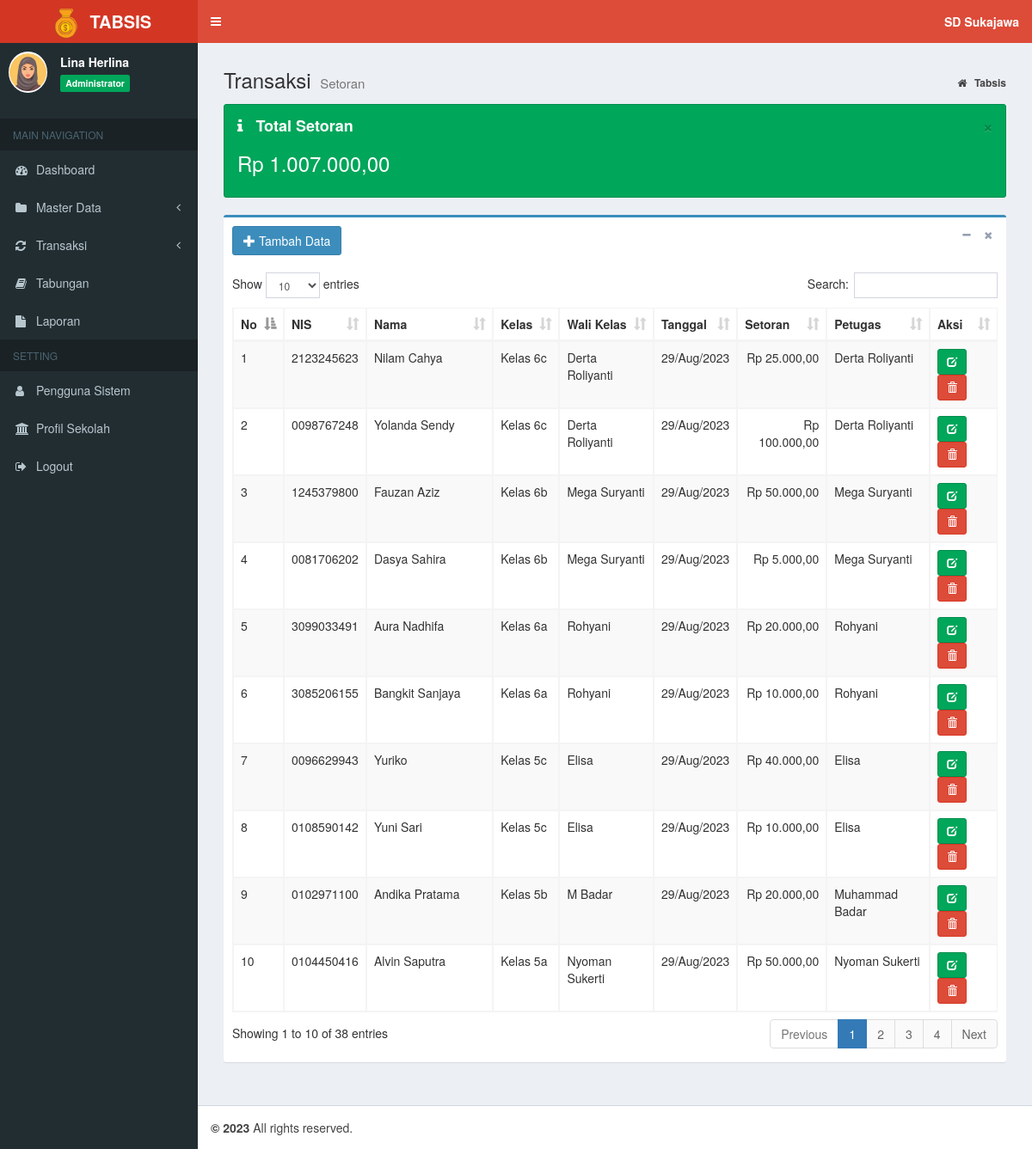
The app's page /index.php?page=data_setor (signed in) with its own data.
### tables this page shows
CREATE TABLE `tb_profil` (
  `id_profil` int(11) NOT NULL,
  `nama_sekolah` varchar(200) NOT NULL,
  `alamat` varchar(400) NOT NULL,
  `akreditasi` char(2) NOT NULL
);

CREATE TABLE `tb_siswa` (
  `nis` char(12) NOT NULL,
  `nama_siswa` varchar(40) NOT NULL,
  `jekel` enum('LK','PR') NOT NULL,
  `id_kelas` int(11) NOT NULL,
  `status` enum('Aktif','Lulus','Pindah') NOT NULL,
  `tgl_lahir` date NOT NULL
);

CREATE TABLE `tb_kelas` (
  `id_kelas` int(11) NOT NULL,
  `kelas` varchar(20) NOT NULL,
  `wl_kelas` varchar(20) NOT NULL
);

CREATE TABLE `tb_tabungan` (
  `id_tabungan` int(11) NOT NULL,
  `nis` char(12) NOT NULL,
  `setor` int(11) NOT NULL,
  `tarik` int(11) NOT NULL,
  `tgl` date NOT NULL,
  `jenis` enum('ST','TR') NOT NULL,
  `petugas` varchar(20) NOT NULL
);

### inc/rupiah.php (called while the page is built)
<?php
function rupiah($angka){
	$hasil_rupiah = "Rp " . number_format($angka,2,',','.');
	return $hasil_rupiah;
}

### petugas/setor/data_setor.php (the view, shortened to what this page needs)
<section class="content-header">
	<h1>
		Transaksi
		<small>Setoran</small>
	</h1>
	<ol class="breadcrumb">
		<li>
			<a href="index.php">
				<i class="fa fa-home"></i>
				<b>Tabsis</b>
			</a>
		</li>
	</ol>
</section>
<section class="content">
	<div class="alert alert-success alert-dismissible">
		<button type="button" class="close" data-dismiss="alert" aria-hidden="true">&times;</button>
		<h4>
			<i class="icon fa fa-info"></i> Total Setoran</h4>
		<?php
    		$sql = $koneksi->query("SELECT SUM(setor) as total  from tb_tabungan where jenis='ST'");
    		while ($data= $sql->fetch_assoc()) {
  		?>
		<h3>
			<?php echo rupiah($data['total']); }?>
		</h3>
	</div>
	<div class="box box-primary">
		<div class="box-header">
			<a href="?page=add_setor" class="btn btn-primary">
				<i class="glyphicon glyphicon-plus"></i> Tambah Data</a>
			<div class="box-tools pull-right">
				<button type="button" class="btn btn-box-tool" data-widget="collapse">
					<i class="fa fa-minus"></i>
				</button>
				<button type="button" class="btn btn-box-tool" data-widget="remove">
					<i class="fa fa-remove"></i>
				</button>
			</div>
		</div>
		<div class="box-body">
			<div class="table-responsive">
				<table id="example1" class="table table-bordered table-striped">
					<thead>
						<tr>
							<th>No</th>
							<th>NIS</th>
							<th>Nama</th>
							<th>Kelas</th>
							<th>Wali Kelas</th>
							<th>Tanggal</th>
							<th>Setoran</th>
							<th>Petugas</th>
							<th>Aksi</th>
						</tr>
					</thead>
					<tbody>
						<?php
                  $no = 1;
				  $sql = $koneksi->query("SELECT s.nis, s.nama_siswa,s.id_kelas, t.id_tabungan, t.setor, t.tgl, t.petugas, k.wl_kelas, k.kelas
				  FROM tb_siswa s
				  JOIN tb_tabungan t ON s.nis = t.nis
				  JOIN tb_kelas k ON s.id_kelas = k.id_kelas WHERE t.jenis = 'ST'
				   ORDER BY t.tgl DESC, t.id_tabungan DESC");
                  while ($data= $sql->fetch_assoc()) {
                ?>
						<tr>
							<td>
								<?php echo $no++; ?>
							</td>
							<td>
								<?php echo $data['nis']; ?>
							</td>
							<td>
								<?php echo $data['nama_siswa']; ?>
							</td>
							<td>
								<?php echo $data['kelas']; ?>
							</td>
							<td>
								<?php echo $data['wl_kelas']; ?>
							</td>
							<td>
								<?php  $tgl = $data['tgl']; echo date("d/M/Y", strtotime($tgl))?>
							</td>
							<td align="right">
								<?php echo rupiah($data['setor']); ?>
							</td>
							<td>
								<?php echo $data['petugas']; ?>
							</td>
							<td>
								<a href="?page=edit_setor&kode=<?php echo $data['id_tabungan']; ?>" title="Ubah"
								 class="btn btn-success btn-sm">
									<i class="glyphicon glyphicon-edit"></i>
								</a>
								<a href="?page=del_setor&kode=<?php echo $data['id_tabungan']; ?>" onclick="return confirm('Apakah anda yakin hapus data ini ?')"
								 title="Hapus" class="btn btn-danger btn-sm">
									<i class="glyphicon glyphicon-trash"></i>
							</td>
						</tr>
						<?php
                  }
                ?>
					</tbody>
				</table>
			</div>
		</div>
	</div>
</section>

### index.php (shortened to what this page needs)
<?php
    if (isset($_SESSION["ses_username"])==""){
		header("location: login.php");
    }else{
      $data_nama = $_SESSION["ses_nama"];
      $data_level = $_SESSION["ses_level"];
    }
    include "inc/koneksi.php";
	include "inc/rupiah.php";
	$sql = $koneksi->query("SELECT * from tb_profil");
	while ($data= $sql->fetch_assoc()) {
		$nama=$data['nama_sekolah'];
	}
?>
<!DOCTYPE html>
<html>
<head>
	<link rel="stylesheet" href="bootstrap/css/bootstrap.min.css">
	<link rel="stylesheet" href="https://cdnjs.cloudflare.com/ajax/libs/font-awesome/4.5.0/css/font-awesome.min.css">
	<link rel="stylesheet" href="https://cdnjs.cloudflare.com/ajax/libs/ionicons/2.0.1/css/ionicons.min.css">
	<link rel="stylesheet" href="plugins/datatables/dataTables.bootstrap.css">
	<link rel="stylesheet" href="plugins/select2/select2.min.css">
	<link rel="stylesheet" href="dist/css/AdminLTE.min.css">
	<link rel="stylesheet" href="dist/css/skins/_all-skins.min.css">
</head>
<body class="hold-transition skin-red sidebar-mini">
	<div class="wrapper">
		<header class="main-header">
			<a href="index.php" class="logo">
				<span class="logo-lg">
					<img src="dist/img/logo.png" width="45px">
					<b>TABSIS</b>
				</span>
			</a>
			<nav class="navbar navbar-static-top">
				<a href="#" class="sidebar-toggle" data-toggle="offcanvas" role="button">
				</a>
				<div class="navbar-custom-menu">
					<ul class="nav navbar-nav">
						<li class="dropdown messages-menu">
							<a class="dropdown-toggle" data-toggle="dropdown">
								<span>
									<b>
										<?= $nama; ?>
									</b>
								</span>
							</a>
						</li>
					</ul>
				</div>
			</nav>
		</header>
		<aside class="main-sidebar">
			<section class="sidebar">
				</<b>
				<div class="user-panel">
					<div class="pull-left image">
						<img src="dist/img/avatar.png" class="img-circle" alt="User Image">
					</div>
					<div class="pull-left info">
						<p>
							<?php echo $data_nama; ?>
						</p>
						<span class="label label-success">
							<?php echo $data_level; ?>
						</span>
					</div>
				</div>
				<ul class="sidebar-menu">
					<li class="header">MAIN NAVIGATION</li>
					<?php
          if ($data_level=="Administrator"){
        ?>
					<li class="treeview">
						<a href="?page=admin">
							<i class="fa fa-dashboard"></i>
							<span>Dashboard</span>
						</a>
					</li>
					<li class="treeview">
						<a href="#">
							<i class="fa fa-folder"></i>
							<span>Master Data</span>
							<span class="pull-right-container">
								<i class="fa fa-angle-left pull-right"></i>
							</span>
						</a>
					</li>
					<li class="treeview">
						<a href="#">
							<i class="fa fa-refresh"></i>
							<span>Transaksi</span>
							<span class="pull-right-container">
								<i class="fa fa-angle-left pull-right"></i>
							</span>
						</a>
					</li>
					<li class="treeview">
						<a href="?page=view_tabungan">
							<i class="fa fa-book"></i>
							<span>Tabungan</span>
						</a>
					</li>
					<li class="treeview">
						<a href="?page=laporan">
							<i class="fa fa-file"></i>
							<span>Laporan</span>
						</a>
					</li>
					<li class="header">SETTING</li>
					<li class="treeview">
						<a href="?page=MyApp/data_pengguna">
							<i class="fa fa-user"></i>
							<span>Pengguna Sistem</span>
						</a>
					</li>
					<li class="treeview">
						<a href="?page=MyApp/data_profil">
							<i class="fa fa-bank"></i>
							<span>Profil Sekolah</span>
						</a>
					</li>
					<?php
            }
          ?>
					<li>
						<a href="logout.php" onclick="return confirm('Anda yakin keluar dari aplikasi ?')">
							<i class="fa fa-sign-out"></i>
							<span>Logout</span>
						</a>
					</li>
			</section>
		</aside>
		<div class="content-wrapper">
			<section class="content">
				<?php
      if(isset($_GET['page'])){
          $hal = $_GET['page'];
          switch ($hal) {
              case 'data_setor':
                  include "petugas/setor/data_setor.php";
                  break;
          }
                        }
    ?>
			</section>
		</div>
		<footer class="main-footer">
			<strong> &copy;
				<a href=""></a>2023</strong> All rights reserved.
		</footer>
</body>
</html>

### records on screen
tb_profil: nama_sekolah "SD Sukajawa"
tb_siswa: nis "2123245623", nama_siswa "Nilam Cahya", id_kelas.kelas "Kelas 6c", id_kelas.wl_kelas "Derta Roliyanti", tb_tabungan.tgl "29/Aug/2023", tb_tabungan.setor "Rp 25.000,00", tb_tabungan.petugas "Derta Roliyanti"
tb_siswa: nis "0098767248", nama_siswa "Yolanda Sendy", id_kelas.kelas "Kelas 6c", id_kelas.wl_kelas "Derta Roliyanti", tb_tabungan.tgl "29/Aug/2023", tb_tabungan.setor "Rp 100.000,00", tb_tabungan.petugas "Derta Roliyanti"
tb_siswa: nis "1245379800", nama_siswa "Fauzan Aziz", id_kelas.kelas "Kelas 6b", id_kelas.wl_kelas "Mega Suryanti", tb_tabungan.tgl "29/Aug/2023", tb_tabungan.setor "Rp 50.000,00", tb_tabungan.petugas "Mega Suryanti"
tb_siswa: nis "0081706202", nama_siswa "Dasya Sahira", id_kelas.kelas "Kelas 6b", id_kelas.wl_kelas "Mega Suryanti", tb_tabungan.tgl "29/Aug/2023", tb_tabungan.setor "Rp 5.000,00", tb_tabungan.petugas "Mega Suryanti"
tb_siswa: nis "3099033491", nama_siswa "Aura Nadhifa", id_kelas.kelas "Kelas 6a", id_kelas.wl_kelas "Rohyani", tb_tabungan.tgl "29/Aug/2023", tb_tabungan.setor "Rp 20.000,00", tb_tabungan.petugas "Rohyani"
tb_siswa: nis "3085206155", nama_siswa "Bangkit Sanjaya", id_kelas.kelas "Kelas 6a", id_kelas.wl_kelas "Rohyani", tb_tabungan.tgl "29/Aug/2023", tb_tabungan.setor "Rp 10.000,00", tb_tabungan.petugas "Rohyani"
tb_siswa: nis "0096629943", nama_siswa "Yuriko", id_kelas.kelas "Kelas 5c", id_kelas.wl_kelas "Elisa", tb_tabungan.tgl "29/Aug/2023", tb_tabungan.setor "Rp 40.000,00", tb_tabungan.petugas "Elisa"
tb_siswa: nis "0108590142", nama_siswa "Yuni Sari", id_kelas.kelas "Kelas 5c", id_kelas.wl_kelas "Elisa", tb_tabungan.tgl "29/Aug/2023", tb_tabungan.setor "Rp 10.000,00", tb_tabungan.petugas "Elisa"
tb_siswa: nis "0102971100", nama_siswa "Andika Pratama", id_kelas.kelas "Kelas 5b", id_kelas.wl_kelas "M Badar", tb_tabungan.tgl "29/Aug/2023", tb_tabungan.setor "Rp 20.000,00", tb_tabungan.petugas "Muhammad Badar"
tb_siswa: nis "0104450416", nama_siswa "Alvin Saputra", id_kelas.kelas "Kelas 5a", id_kelas.wl_kelas "Nyoman Sukerti", tb_tabungan.tgl "29/Aug/2023", tb_tabungan.setor "Rp 50.000,00", tb_tabungan.petugas "Nyoman Sukerti"

### other values on screen
$data_nama "Lina Herlina"
$data_level "Administrator"
rupiah($data['total']) "Rp 1.007.000,00"
